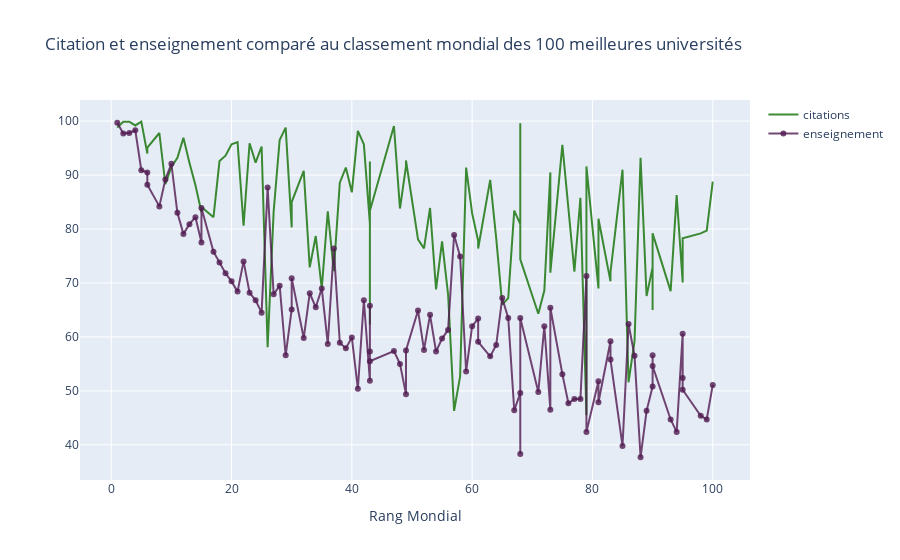

The notebook cell saved with this chart:
### Markdown cell above
<a id="2"></a> <br>
<font color='purple'>
## 2. Line Charts
    
<font color='black'>   
    
Exemple de graphiques linéaires : citation et enseignement comparé au classement mondial des 100 meilleures universités

 * Importe les objets graph via "go"
 * Création de traces 
     * x : axe x 
     * y : axe y 
     * mode: type de tracé comme marqueur, ligne ou ligne + marqueurs 
     * name : nom des plots 
     * marker : marker est utilisé comme un dictionnaire. 
         * color : couleur des lignes. Il faut du RVB (rouge, vert, bleu) et l'opacité (alpha) 
     * text : Le texte du survol (le survol est un curseur) 
 * data : est une liste à laquelle nous ajoutons des traces 
 * layout : c'est un dictionnaire. 
     * title : titre de la mise en page 
     * x axis : c'est le dictionnaire 
         * title : étiquette de l'axe des x 
         * ticklen : longueur des marques ou des graduations de l'axe x 
         * zeroline : montrant zéro ligne ou non 
 * fig : il comprend les données et la mise en page 
 * iplot() : trace la figure (fig) créée par les données et la disposition

### Code cell
# Prépare les trames de données (data frame)
df = timesData.iloc[:100,:]
dfValue = timesData

# import graph objects as "go"
import plotly.graph_objs as go

# Création de la trame 1
trace1 = go.Scatter(
                    x = df.world_rank,
                    y = df.citations,
                    mode = "lines",
                    name = "citations",
                    marker = dict(color = 'rgba(16, 112, 2, 0.8)'),
                    text = df.university_name)
# Création de la trame 2
trace2 = go.Scatter(
                    x = df.world_rank,
                    y = df.teaching,
                    mode = "lines+markers",
                    name = "enseignement",
                    marker = dict(color = 'rgba(80, 26, 80, 0.8)'),
                    text = df.university_name)

data = [trace1, trace2]
layout = dict(title = 'Citation et enseignement comparé au classement mondial des 100 meilleures universités',
              xaxis = dict(title = 'Rang Mondial',ticklen = 5,zeroline= False)
             )
fig = dict(data = data, layout = layout)
iplot(fig)

### Figure 1 — Plotly figure (JSON) as saved in the notebook; plotly's stock layout.template omitted (floating-point values rounded to 4 significant figures)
{"data": [{"marker": {"color": "rgba(16, 112, 2, 0.8)"}, "mode": "lines", "name": "citations", "text": ["Harvard University", "California Institute of Technology", "Massachusetts Institute of Technology", "Stanford University", "Princeton University", "University of Cambridge", "University of Oxford", "University of California, Berkeley", "Imperial College London", "Yale University", "University of California, Los Angeles", "University of Chicago", "Johns Hopkins University", "Cornell University", "ETH Zurich – Swiss Federal Institute of Technology Zurich", "University of Michigan", "University of Toronto", "Columbia University", "University of Pennsylvania", "Carnegie Mellon University", "University of Hong Kong", "University College London", "University of Washington", "Duke University", "Northwestern University", "University of Tokyo", "Georgia Institute of Technology", "Pohang University of Science and Technology", "University of California, Santa Barbara", "University of British Columbia", "University of North Carolina at Chapel Hill", "University of California, San Diego", "University of Illinois at Urbana-Champaign", "National University of Singapore", "McGill University", "University of Melbourne", "Peking University", "Washington University in St Louis", "École Polytechnique", "University of Edinburgh", "Hong Kong University of Science and Technology", "École Normale Supérieure", "Australian National University", "Karolinska Institute", "University of Göttingen", "University of Wisconsin", "Rice University", "École Polytechnique Fédérale de Lausanne", "University of California, Irvine", "University of Science and Technology of China", "Vanderbilt University", "University of Minnesota", "Tufts University", "University of California, Davis", "Brown University", "University of Massachusetts", "Kyoto University", "Tsinghua University", "Boston University", "New York University", "Emory University", "LMU Munich", "University of Notre Dame", "University of Pittsburgh", "Case Western Reserve University", "Ohio State University", "University of Colorado Boulder", "University of Bristol", "University of California, Santa Cruz", "Yeshiva University", "University of Sydney", "University of Virginia", "University of Adelaide", "University of Southern California", "William & Mary", "Trinity College Dublin", "King’s College London", "Stony Brook University", "Korea Advanced Institute of Science and Technology (KAIST)", "University of Sussex", "The University of Queensland", "University of York", "Heidelberg University", "University of Utah", "Durham University", "London School of Economics and Political Science", "University of Manchester", "Royal Holloway, University of London", "Lund University", "University of Southampton", "University of Zurich", "Wake Forest University", "McMaster University", "University College Dublin", "George Washington University", "University of Arizona", "University of Basel", "University of Maryland, College Park", "Dartmouth College", "École Normale Supérieure de Lyon"], "type": "scatter", "x": ["1", "2", "3", "4", "5", "6", "6", "8", "9", "10", "11", "12", "13", "14", "15", "15", "17", "18", "19", "20", "21", "22", "23", "24", "25", "26", "27", "28", "29", "30", "30", "32", "33", "34", "35", "36", "37", "38", "39", "40", "41", "42", "43", "43", "43", "43", "47", "48", "49", "49", "51", "52", "53", "54", "55", "56", "57", "58", "59", "60", "61", "61", "63", "64", "65", "66", "67", "68", "68", "68", "71", "72", "73", "73", "75", "76", "77", "78", "79", "79", "81", "81", "83", "83", "85", "86", "87", "88", "89", "90", "90", "90", "93", "94", "95", "95", "95", "98", "99", "100"], "y": [98.8, 99.9, 99.9, 99.2, 99.9, 94, 95.1, 97.8, 88.3, 91.5, 93.2, 96.9, 92.3, 88.1, 83.1, 84.1, 82.2, 92.6, 93.6, 95.7, 96.1, 80.6, 95.9, 92.3, 95.3, 58.1, 83.2, 96.5, 98.8, 80.3, 85, 90.8, 72.9, 78.7, 69, 83.3, 72.2, 88.6, 91.4, 86.8, 98.2, 95.7, 81, 62.3, 92.5, 83.4, 99.1, 83.8, 91.6, 92.7, 78.1, 76.4, 83.9, 68.8, 77.7, 67.9, 46.3, 52.7, 91.4, 82.9, 77.8, 76.4, 89.1, 78.3, 66, 67.2, 83.4, 80.9, 99.6, 74.4, 64.3, 68.6, 90.5, 71.9, 95.6, 84.4, 72.1, 85.8, 45.5, 91.6, 69, 81.9, 70.3, 72, 91, 51.6, 59.2, 93.2, 67.6, 72.9, 65, 79.2, 68.5, 86.3, 70.2, 70.1, 78.3, 79.2, 79.7, 88.8]}, {"marker": {"color": "rgba(80, 26, 80, 0.8)"}, "mode": "lines+markers", "name": "enseignement", "text": ["Harvard University", "California Institute of Technology", "Massachusetts Institute of Technology", "Stanford University", "Princeton University", "University of Cambridge", "University of Oxford", "University of California, Berkeley", "Imperial College London", "Yale University", "University of California, Los Angeles", "University of Chicago", "Johns Hopkins University", "Cornell University", "ETH Zurich – Swiss Federal Institute of Technology Zurich", "University of Michigan", "University of Toronto", "Columbia University", "University of Pennsylvania", "Carnegie Mellon University", "University of Hong Kong", "University College London", "University of Washington", "Duke University", "Northwestern University", "University of Tokyo", "Georgia Institute of Technology", "Pohang University of Science and Technology", "University of California, Santa Barbara", "University of British Columbia", "University of North Carolina at Chapel Hill", "University of California, San Diego", "University of Illinois at Urbana-Champaign", "National University of Singapore", "McGill University", "University of Melbourne", "Peking University", "Washington University in St Louis", "École Polytechnique", "University of Edinburgh", "Hong Kong University of Science and Technology", "École Normale Supérieure", "Australian National University", "Karolinska Institute", "University of Göttingen", "University of Wisconsin", "Rice University", "École Polytechnique Fédérale de Lausanne", "University of California, Irvine", "University of Science and Technology of China", "Vanderbilt University", "University of Minnesota", "Tufts University", "University of California, Davis", "Brown University", "University of Massachusetts", "Kyoto University", "Tsinghua University", "Boston University", "New York University", "Emory University", "LMU Munich", "University of Notre Dame", "University of Pittsburgh", "Case Western Reserve University", "Ohio State University", "University of Colorado Boulder", "University of Bristol", "University of California, Santa Cruz", "Yeshiva University", "University of Sydney", "University of Virginia", "University of Adelaide", "University of Southern California", "William & Mary", "Trinity College Dublin", "King’s College London", "Stony Brook University", "Korea Advanced Institute of Science and Technology (KAIST)", "University of Sussex", "The University of Queensland", "University of York", "Heidelberg University", "University of Utah", "Durham University", "London School of Economics and Political Science", "University of Manchester", "Royal Holloway, University of London", "Lund University", "University of Southampton", "University of Zurich", "Wake Forest University", "McMaster University", "University College Dublin", "George Washington University", "University of Arizona", "University of Basel", "University of Maryland, College Park", "Dartmouth College", "École Normale Supérieure de Lyon"], "type": "scatter", "x": ["1", "2", "3", "4", "5", "6", "6", "8", "9", "10", "11", "12", "13", "14", "15", "15", "17", "18", "19", "20", "21", "22", "23", "24", "25", "26", "27", "28", "29", "30", "30", "32", "33", "34", "35", "36", "37", "38", "39", "40", "41", "42", "43", "43", "43", "43", "47", "48", "49", "49", "51", "52", "53", "54", "55", "56", "57", "58", "59", "60", "61", "61", "63", "64", "65", "66", "67", "68", "68", "68", "71", "72", "73", "73", "75", "76", "77", "78", "79", "79", "81", "81", "83", "83", "85", "86", "87", "88", "89", "90", "90", "90", "93", "94", "95", "95", "95", "98", "99", "100"], "y": [99.7, 97.7, 97.8, 98.3, 90.9, 90.5, 88.2, 84.2, 89.2, 92.1, 83, 79.1, 80.9, 82.2, 77.5, 83.9, 75.8, 73.8, 71.8, 70.3, 68.4, 74, 68.2, 66.8, 64.5, 87.7, 67.9, 69.5, 56.6, 65.1, 70.9, 59.8, 68.1, 65.5, 69, 58.7, 76.4, 58.9, 57.9, 59.9, 50.4, 66.8, 51.9, 65.8, 57.3, 55.5, 57.4, 55, 49.4, 57.5, 64.9, 57.6, 64.1, 57.3, 59.7, 61.3, 78.9, 74.9, 53.6, 62, 63.4, 59.1, 56.4, 58.5, 67.2, 63.5, 46.4, 49.6, 38.3, 63.5, 49.8, 62, 46.5, 65.4, 53.1, 47.7, 48.5, 48.5, 71.3, 42.4, 51.8, 47.9, 59.2, 55.8, 39.8, 62.4, 56.5, 37.7, 46.3, 50.8, 56.6, 54.6, 44.7, 42.4, 60.6, 52.4, 50.2, 45.4, 44.7, 51.1]}], "layout": {"title": {"text": "Citation et enseignement comparé au classement mondial des 100 meilleures universités"}, "xaxis": {"ticklen": 5, "title": {"text": "Rang Mondial"}, "zeroline": false}}}
